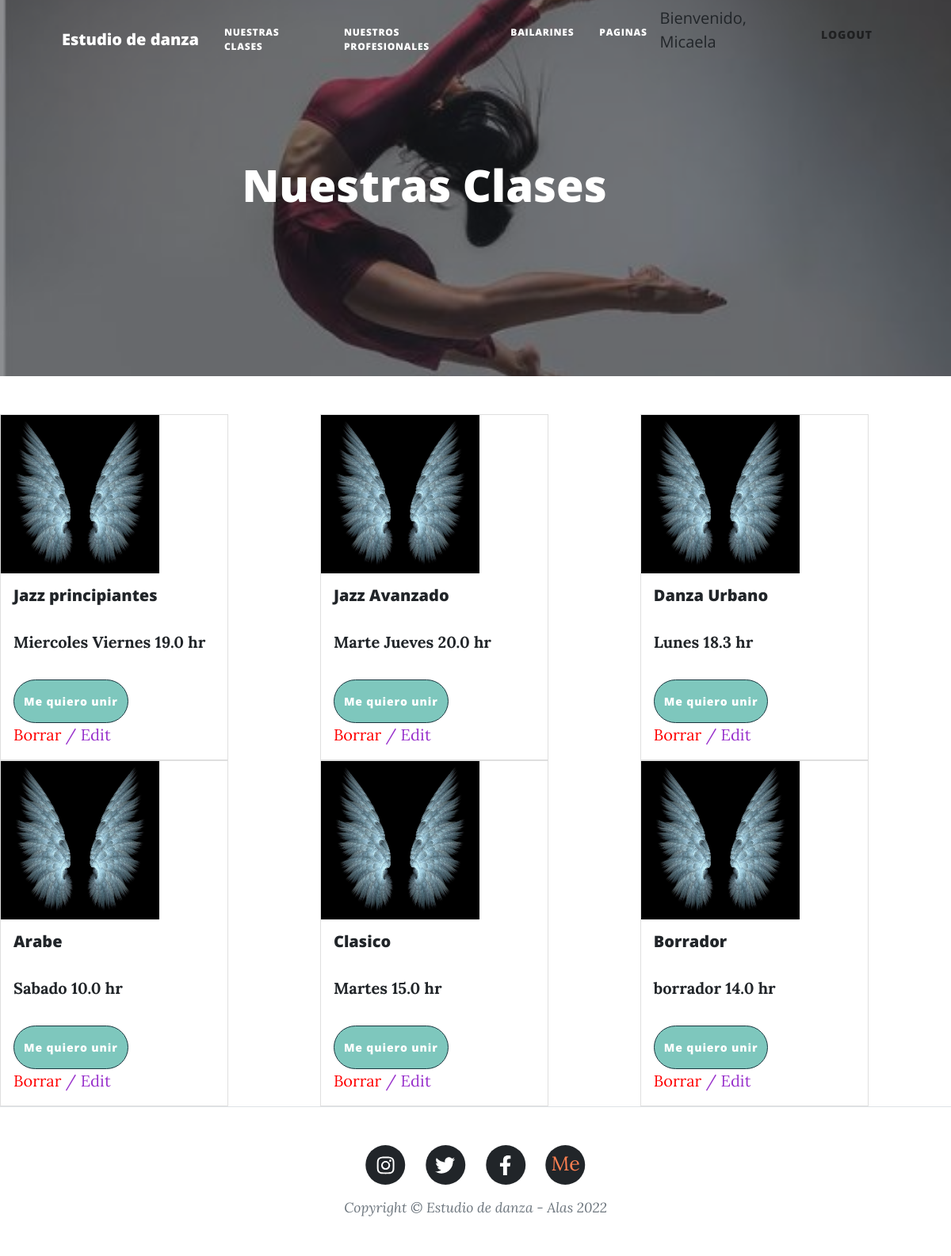
The page /blogdanzaalas/clases (signed in) on the database its author committed.
### blogdanzaalas/models.py (models this page shows, shortened)
class Clases(models.Model):
    nombre=models.CharField(max_length=20)
    dia=models.CharField(max_length=20)
    horario=models.FloatField()

### blogdanzaalas/views.py (the view)
# urls.py: path('clases',views.clases,name='clases'),
def clases(request):
    clase = Clases.objects.all()
    bdclase={"bdclase": clase}
    return render(request,'clases.html',bdclase)

### blogdanzaalas/templates/clases.html
{% extends "index.html" %}
{% load static %}
{% block contenioQueCambia %}
<header class="masthead" style="background-image:url('/static/blogdanzaalas/assets/img/ingreso1-bg.JPG')">
    <div class="container position-relative px-4 px-lg-5">
        <div class="row gx-4 gx-lg-5 justify-content-center">
            <div class="col-md-10 col-lg-8 col-xl-7">
                <div class="post-heading">
                    <h1>Nuestras Clases</h1>
                </div>
            </div>
        </div>
    </div>
</header>
<main>
    <div class="row">
        {% for clase in bdclase %}
        <div class="col-12 col-md-6">
            <div class="card" style="width: 18rem;">
                <img src={% static 'blogdanzaalas/assets/img/Alas.jpg' %} class="card-img-top" alt="...">
                <div class="card-body">
                    <h5 class="card-title">{{clase.nombre}}</h5>
                    <p class="card-text"><strong>{{clase.dia}} {{clase.horario}} hr</strong></p>
                <a href="formbailarines" class="btn btn-primary">Me quiero unir</a>
                {% if request.user.is_authenticated %}
                <br>
                <a href="{% url 'eliminarcurso' clase.id %}"  style="color:red;">Borrar</a>
                <a href="{% url 'editclase' clase.id %}" style="color:darkorchid">/  Edit</a>
                {% endif %}
                </div>
            </div>
        </div>
        {% endfor %}
    </div>
</main>
{% endblock %}

### blogdanzaalas/templates/index.html (shortened to what this page needs)
<!DOCTYPE html>
<html lang="en">
    <head>
        {% load static %}
        <link href={% static 'blogdanzaalas/css/styles.css' %} rel="stylesheet" />
    </head>
    <body>
        <nav class="navbar navbar-expand-lg navbar-light" id="mainNav">
            <div class="container px-4 px-lg-5">
                <a class="navbar-brand" href={% url 'inicio' %}>Estudio de danza</a>
                <div class="collapse navbar-collapse" id="navbarResponsive">
                    <ul class="navbar-nav ms-auto py-4 py-lg-0">
                        <li class="nav-item"><a class="nav-link px-lg-3 py-3 py-lg-4" href={% url 'clases' %}>Nuestras clases</a></li>
                        <li class="nav-item"><a class="nav-link px-lg-3 py-3 py-lg-4" href={% url 'profesores' %}>Nuestros profesionales</a></li>
                        {% if request.user.is_authenticated %}
                        <li class="nav-item"><a class="nav-link px-lg-3 py-3 py-lg-4" href={% url 'bailarines' %}>Bailarines</a></li>
                        <li class="nav-item"><a class="nav-link px-lg-3 py-3 py-lg-4" href={% url 'altas' %}>Paginas</a></li>
                        {% endif %}
                        {% if request.user.is_authenticated %}
                        <a href={% url 'modif_perfil' %}>Bienvenido, {{user.username}}</a>
                        <li class="btn text-uppercase"><a class="nav-link" href={% url 'logout' %}>Logout</a></li>
                        {% endif %}
                    </ul>
                </div>
            </div>
        </nav>
        {% block contenioQueCambia %}{% endblock %}
        <footer class="border-top">
            <div class="container px-4 px-lg-5">
                <div class="row gx-4 gx-lg-5 justify-content-center">
                    <div class="col-md-10 col-lg-8 col-xl-7">
                        <ul class="list-inline text-center">
                            <li class="list-inline-item">
                                <a href="http://www.instagram.com/alasdanzayarte/?utm_medium=copy_link" target="_blank">
                                    <span class="fa-stack fa-lg">
                                        <i class="fas fa-circle fa-stack-2x"></i>
                                        <i class="fab fa-instagram fa-stack-1x fa-inverse"></i>
                                    </span>
                                </a>
                            </li>
                            <li class="list-inline-item">
                                <a href="https://twitter.com/danzaalasdeluz" target="_blank">
                                    <span class="fa-stack fa-lg">
                                        <i class="fas fa-circle fa-stack-2x"></i>
                                        <i class="fab fa-twitter fa-stack-1x fa-inverse"></i>
                                    </span>
                                </a>
                            </li>
                            <li class="list-inline-item">
                                <a href="https://www.facebook.com/espaciodearte.alas" target="_blank">
                                    <span class="fa-stack fa-lg">
                                        <i class="fas fa-circle fa-stack-2x"></i>
                                        <i class="fab fa-facebook-f fa-stack-1x fa-inverse"></i>
                                    </span>
                                </a>
                            </li>
                            {% if request.user.is_authenticated %}
                            <li class="list-inline-item">
                                <a href="{% url 'aboutme' %}" target="_blank">
                                    <span class="fa-stack fa-lg">
                                        <i class="fas fa-circle fa-stack-2x"></i>
                                        <p class="fa-stack-1x fa-inverse"style="color: coral;margin-top: 23px;">Me</p>
                                    </span>
                                </a>
                            </li>
                            {% endif %}
                        </ul>
                        <div class="small text-center text-muted fst-italic">Copyright &copy; Estudio de danza - Alas 2022</div>
                    </div>
                </div>
            </div>
        </footer>
    </body>
</html>

### rows shown on the page
Clases: nombre "Jazz principiantes", dia "Miercoles Viernes", horario "19.0"
Clases: nombre "Jazz Avanzado", dia "Marte Jueves", horario "20.0"
Clases: nombre "Danza Urbano", dia "Lunes", horario "18.3"
Clases: nombre "Arabe", dia "Sabado", horario "10.0"
Clases: nombre "Clasico", dia "Martes", horario "15.0"
Clases: nombre "Borrador", dia "borrador", horario "14.0"

### other values the page prints
{{ user.username }} "Micaela"
